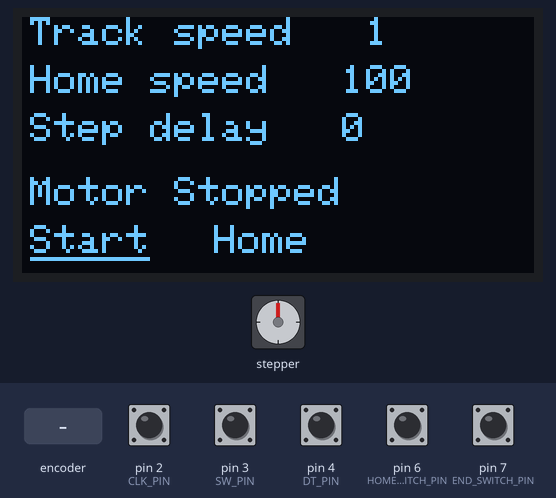
A sketch run on a simulated Arduino Uno, built with avr-gcc and run on an emulated ATmega328P. On the bench: 128×64 one-colour display, stepper motor. Inputs (shaded band) come from the test bench; at power-on: pin 2 (CLK_PIN), pin 3 (SW_PIN), pin 4 (DT_PIN), pin 6 (HOME_SWITCH_PIN), pin 7 (END_SWITCH_PIN) HIGH. Stepper angles assume 200 steps per turn; what the sketch prints to the serial monitor is not drawn.

Above: at 1.2 s.
1.3 s: pin 3 (SW_PIN) pulled LOW for 0.15 s
At 2.1 s:
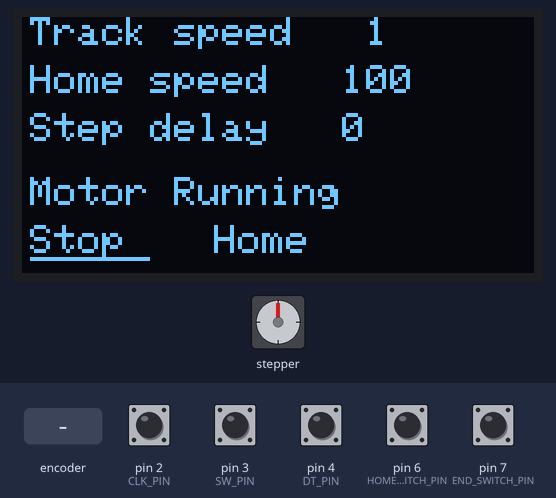
4.4 s: rotary encoder on pin 2 (CLK_PIN) / pin 4 (DT_PIN) turned 1 step (first pin leading)
At 6.1 s:
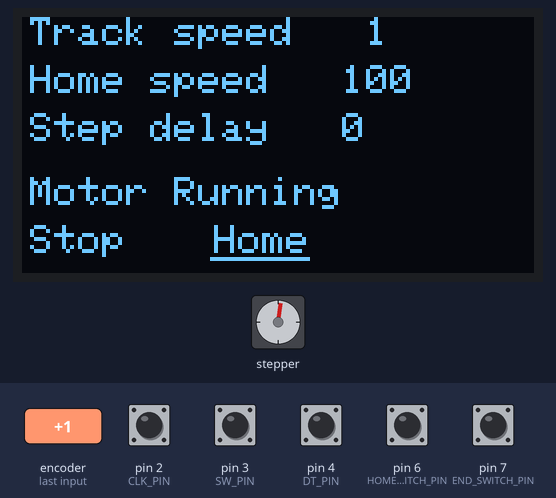
7.6 s: pin 3 (SW_PIN) pulled LOW for 1 s
At 7.79 s:
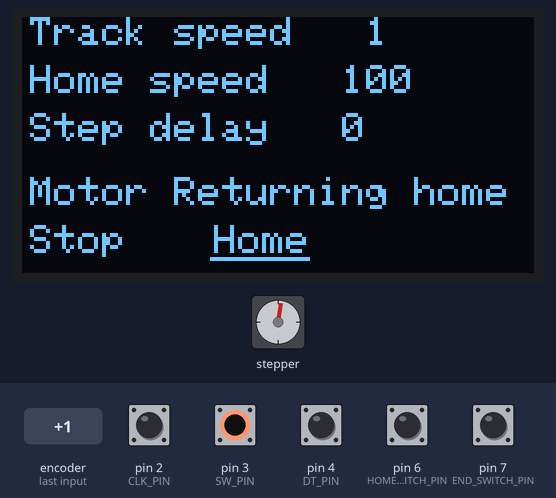
9.2 s: pin 6 (HOME_SWITCH_PIN) pulled LOW for 0.15 s
At 9.6 s:
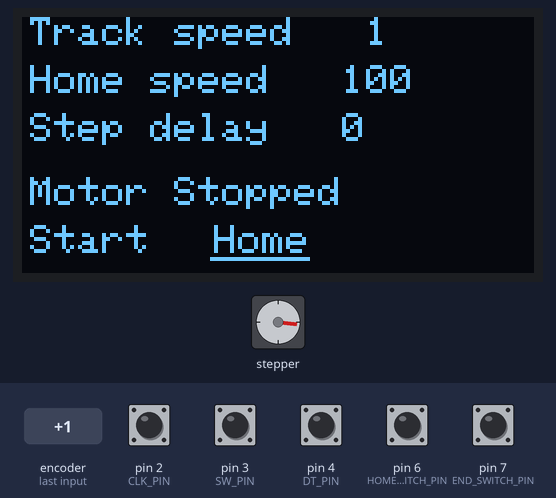
10.8 s: pin 3 (SW_PIN) pulled LOW for 0.15 s
At 11.29 s:
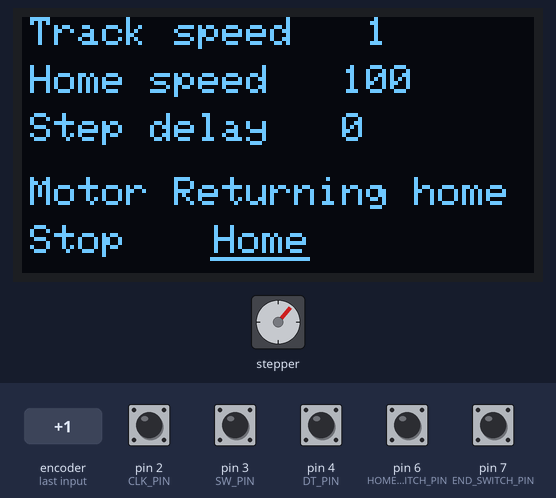
11.5 s: rotary encoder on pin 2 (CLK_PIN) / pin 4 (DT_PIN) turned 1 step (first pin leading)
At 11.99 s:
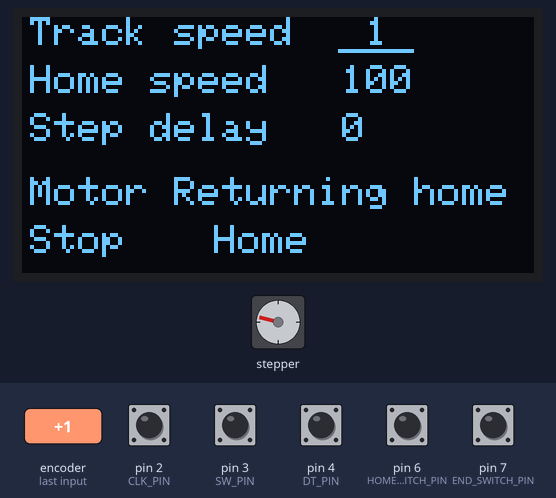
Timing chart, 0 to 17.9 s (numbered marks = the images above; inputs shaded):
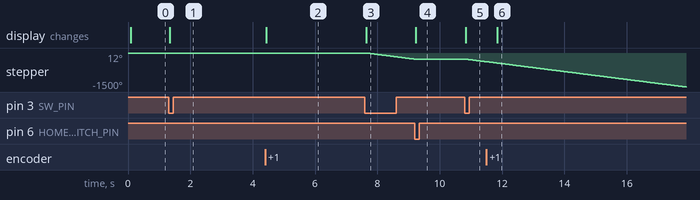

Measured:
- after the input at 4.4 s, the display: changes at once (image 2)
- after the input at 7.6 s, the display: changes at once (image 3)
- after the input at 9.2 s, stepper: stops changing and stays -263°; the display: changes at once (image 4)
- after the input at 10.8 s, stepper: turns 117° counter-clockwise in 0.65 s, starting after 0.05 s; the display: changes at once (image 5)
- after the input at 11.5 s, the display: changes after 0.34 s (image 6)

The sketch:

EQ-platform.ino
```cpp
/*
  Control stepper motor speed for EQ platform with option to set tracking speed or to return platform to home starting position

  Avgustin Tomsic
  August 2024
*/

#include <SPI.h>
#include <Wire.h>
#include <Adafruit_GFX.h>
#include <Adafruit_SSD1306.h>
#include <Bounce2.h>
#include <AccelStepper.h>
#include <EEPROM.h>

// rotary encoder pins
#define CLK_PIN 2  // rotary encoder clock pin
#define SW_PIN 3   // rotary encoder switch pin
#define DT_PIN 4   // rotary encoder data pin

// OLED display options
#define SCREEN_WIDTH 128     // OLED display width, in pixels
#define SCREEN_HEIGHT 64     // OLED display height, in pixels
#define OLED_RESET -1        // Reset pin # (or -1 if sharing Arduino reset pin)
#define SCREEN_ADDRESS 0x3C  // I2C device address

// Define switch pin
#define HOME_SWITCH_PIN 6  // home direction end switch pin
#define END_SWITCH_PIN 7   // end of tracking switch pin

bool editMode = false;                       // if we are in editing configuration mode
unsigned long lastUpdateEditModeScreen = 0;  // when we last updated screen in edit mode for blinking
bool editModeBlinkDark = false;              // toggle blinking in edit mode when value selected
int stepperTrackingSpeed = 1;                // variable for storing stepper tracking speed
int homeSpeed = 100;                         // variable for storing stepper home direction speed
int stepDelay = 0;                          // variable for storing delay between steps
int initialStepperTrackingSpeed = 1;         // variable for storing initial stepper tracking speed
int initialHomeSpeed = 100;                  // variable for storing initial stepper home direction speed
int initialStepDelay = 0;                    // variable for storing initial between steps delay
int motorRunning = 0;                        // variable to store if motor should be in running state 0-not running, 1-runnning forward, -1-running backward
int stepper_speed_address = 0;               // address to store stepper speed into EEPROM
int home_speed_address = 2;                  // address to store home direction speed in EEPROM
int step_delay_address = 4;                  // address to store delay between steps in EEPROM

// setup mode variables
uint8_t currentPageIndex = 4;
// Possible values:
// 1 - tracking speed
// 2 - home speed
// 3 - step delay
// 4 - start/pause/continue
// 5 - return home
// 6 - store config


// initialize objects
Adafruit_SSD1306 display(SCREEN_WIDTH, SCREEN_HEIGHT, &Wire, OLED_RESET);  // initialize OLED display
Bounce debouncerSwitch = Bounce();                                         // Create a Bounce object to prevent any glitches from rotary encoder switch
Bounce debouncerClk = Bounce();                                            // Create a Bounce object to prevent any glitches from rotary encoder clock signal
Bounce debouncerMotor = Bounce();                                          // Create a Bounce object to prevent any glitches from motor encoder clock signal

// Define a stepper motor 1 for arduino
// direction Digital 9 (CW), pulses Digital 8 (CLK)
AccelStepper stepper(1, 8, 9);

// display texts
char trackSpeedText[12] = "Track speed";
char homeSpeedText[11] = "Home speed";
char stepDelayText[11] = "Step delay";
char startButton[7] = "Start";
char stopButton[7] = "Stop";
char homeButton[7] = "Home";
char saveButton[7] = "Save";
char stoppedText[14] = "Motor Stopped";
char runningText[14] = "Motor Running";
char returningHomeText[21] = "Motor Returning home";

// initialize the controller
void setup() {
  Serial.begin(9600);  // opens serial port, sets data rate to 9600 bps
                       //Serial.println("Setup");
  // start communication with OLED screen
  if (!display.begin(SSD1306_SWITCHCAPVCC, SCREEN_ADDRESS)) {
    //Serial.println("Failed oled");
    while (1)
      ;  // Don't proceed, loop forever
  }

  // Serial.println("Initializing");
  // setup controller pins
  pinMode(CLK_PIN, INPUT_PULLUP);
  pinMode(DT_PIN, INPUT_PULLUP);
  pinMode(SW_PIN, INPUT_PULLUP);

  // Set home and end switch pin as input
  pinMode(HOME_SWITCH_PIN, INPUT_PULLUP);
  pinMode(END_SWITCH_PIN, INPUT_PULLUP);

  debouncerSwitch.attach(SW_PIN);  // Attach  debounce to the rotary encoder press pin
  debouncerSwitch.interval(2);     // Set debounce interval (in milliseconds)
  debouncerClk.attach(CLK_PIN);    // Attach to the rotary encoder clock pin
  debouncerClk.interval(2);        // Set debounce interval (in milliseconds)

  readSpeedConfigFromEeprom();

  // Change these to suit your stepper if you want
  stepper.setMaxSpeed(1000);  //1100
  stepper.setAcceleration(20);
  stepper.setSpeed(100);

  // clear and initialize the display
  display.clearDisplay();
  display.display();  // this command will display all the data which is in buffer
  display.setTextWrap(false);
  Serial.println(String(motorRunning));
  updateMainScreen();
  //Serial.println("Initialized");
}

// main microcontroller loop
void loop() {
  // Update the debouncer
  debouncerSwitch.update();
  debouncerClk.update();

  // Read debounced rotary encoder press button state
  if (debouncerSwitch.fell()) {
    encoderPressed();
  }

  // Read debounced rotary encoder rotating clock event
  if (debouncerClk.fell()) {
    encoderRotated();
  }

  if (editMode) {
    // edit mode
    if (checkTimeoutExpired(lastUpdateEditModeScreen, 300)) {  // update the screen every 300 miliseconds to show that blinking animation on selected value
      editModeBlinkDark = !editModeBlinkDark;                  // toggle between visible or hidden selected value
      lastUpdateEditModeScreen = millis();                     // store last time we toggled the stare for next itteration
      updateMainScreen();                                      // update screen in edit mode
    }
  } else {
    // normal mode
    runTheStepper();
    //updateMainScreen();
  }
}

// run the stepper motor if needed
void runTheStepper() {
  if (motorRunning != 0) {
    // check end position reached
    if (motorRunning > 0 && !digitalRead(END_SWITCH_PIN)) {
      motorRunning = 0;
      updateMainScreen();
    } else if (motorRunning < 0 && !digitalRead(HOME_SWITCH_PIN)) {
      motorRunning = 0;
      updateMainScreen();
    } else {
      stepper.runSpeed();
      // add delay only for normal operation not for returning home
      if (stepDelay!=0 && motorRunning > 0 ){
        delay(stepDelay);
      }
    }
  }
}

// common function to check if different timeouts already expired from last change
bool checkTimeoutExpired(unsigned long lastChange, unsigned int timeoutDuration) {
  unsigned long currentMillis = millis();
  return ((currentMillis - lastChange) >= timeoutDuration);
}


// display main screen info in normal operation - switch between different screens
void updateMainScreen() {
  display.fillRect(0, 0, 128, 64, SSD1306_BLACK);
  display.setTextSize(1);
  display.setTextColor(WHITE);

  // show main screen with all valuable information
  display.setCursor(2, 0);
  display.println(trackSpeedText);

  char trackSpeed[5];
  sprintf(trackSpeed, "%2d", stepperTrackingSpeed);
  display.setCursor(80, 0);
  display.print(trackSpeed);

  display.setCursor(2, 12);
  display.print(homeSpeedText);

  char homeSpeedValue[5];
  sprintf(homeSpeedValue, "%0d", homeSpeed);
  display.setCursor(80, 12);
  display.print(homeSpeedValue);

  display.setCursor(2, 24);
  display.print(stepDelayText);

  char stepDelayValue[5];
  sprintf(stepDelayValue, "%0d", stepDelay);
  display.setCursor(80, 24);
  display.print(stepDelayValue);

  display.setCursor(2, 52);
  display.print(motorRunning == 0 ? startButton : stopButton);

  display.setCursor(48, 52);
  display.print(homeButton);

  if (stepperTrackingSpeed != initialStepperTrackingSpeed || homeSpeed != initialHomeSpeed || stepDelay != initialStepDelay) {
    display.setCursor(92, 52);
    display.print(saveButton);
  }

  display.setCursor(2, 40);
  //Serial.println(String(motorRunning));
  // Serial.println("Motor");
  //Serial.println(String(motorRunning));
  if (motorRunning == 0) {
    display.print(stoppedText);
  } else if (motorRunning == 1) {
    display.print(runningText);
  } else if (motorRunning == -1) {
    display.print(returningHomeText);
  }
  if (editMode) {
    // one of options selected to edit - blink that option
    if (editModeBlinkDark) {
      switch (currentPageIndex) {
        case 1:  // tracking speed
          display.fillRect(79, 0, 20, 10, SSD1306_BLACK);
          break;
        case 2:  // home speed
          display.fillRect(79, 12, 20, 10, SSD1306_BLACK);
          break;
        case 3:  // step delay
          display.fillRect(79, 24, 20, 10, SSD1306_BLACK);
          break;
      }
    }
  } else {
    // Possible values:
    // 1 - tracking speed
    // 2 - home speed
    // 3 - step delay
    // 4 - start
    // 5 - return home
    // 6 - save config
    //Serial.println(String(currentPageIndex));
    switch (currentPageIndex) {
      case 1:  // tracking speed
        display.drawFastHLine(79, 8, 19, WHITE);
        break;
      case 2:  // home speed
        display.drawFastHLine(79, 21, 19, WHITE);
        break;
      case 3:  // step delay
        display.drawFastHLine(79, 34, 19, WHITE);
        break;
      case 4:  // start
        display.drawFastHLine(2, 60, 30, WHITE);
        break;
      case 5:  // return home
        display.drawFastHLine(47, 60, 25, WHITE);
        break;
      case 6:  // save configuration
        if (stepperTrackingSpeed != initialStepperTrackingSpeed || homeSpeed != initialHomeSpeed || stepDelay != initialStepDelay) {
          display.drawFastHLine(90, 60, 25, WHITE);
        }
        break;
    }
  }

  display.display();
}

//user presses encoder button
void encoderPressed() {
  //Serial.println("p");
  if (editMode) {
    editMode = false;
  } else {
    // currently not in edit mode and button pressed
    switch (currentPageIndex) {
      case 1:  // tracking speed
        editMode = true;
        motorRunning = 0;  // stop rotating
        break;
      case 2:  // home speed
        editMode = true;
        motorRunning = 0;  // stop rotating
        break;
      case 3:  // step delay
        editMode = true;
        motorRunning = 0;  // stop rotating
        break;
      case 4:  // start
        startStopButtonPressed();
        break;
      case 5:  // return home
        returnHomePressed();
        break;
      case 6:  // save configuration
        saveSpeedConfiguration();
        currentPageIndex = 0;
        break;
    }
  }
  updateMainScreen();
}

// event when user is rotating the rotary encoder button
void encoderRotated() {
  int8_t change = 0;
  //Serial.println("r");
  int dtState = digitalRead(DT_PIN);
  if (dtState == HIGH) {
    change = 1;  // rotated clockwise
  } else {
    change = -1;  // rotated anticlockwise
  }
  if (editMode) {  // edit mode
    switch (currentPageIndex) {
      case 1:  // tracking speed
        stepperTrackingSpeed = stepperTrackingSpeed + change;
        if (stepperTrackingSpeed < 1) {
          stepperTrackingSpeed = 1;
        } else if (stepperTrackingSpeed > 1000) {
          stepperTrackingSpeed = 1000;
        }
        break;
      case 2:  // home speed
        homeSpeed = homeSpeed + change;
        if (homeSpeed < 1) {
          homeSpeed = 1;
        } else if (homeSpeed > 1000) {
          homeSpeed = 1000;
        }
        break;
      case 3:  // step delay
        stepDelay = stepDelay + change;
        if (stepDelay < 0) {
          stepDelay = 0;
        } else if (stepDelay > 200) {
          stepDelay = 200;
        }
        break;
    }
  } else {
    // rotate between options
    currentPageIndex = currentPageIndex + change;
    int maxPage = 5;
    if (stepperTrackingSpeed != initialStepperTrackingSpeed || homeSpeed != initialHomeSpeed || stepDelay != initialStepDelay) {
      maxPage = 6;
    }
    if (currentPageIndex < 1) {
      currentPageIndex = maxPage;
    } else if (currentPageIndex > maxPage) {
      currentPageIndex = 1;
    }
  }
  updateMainScreen();
}

void startStopButtonPressed() {
  stepper.setSpeed(stepperTrackingSpeed);
  stepper.setAcceleration(20);
  motorRunning = motorRunning != 0 ? 0 : 1;
}

void returnHomePressed() {
  stepper.setSpeed(-homeSpeed);
  stepper.setAcceleration(20);
  motorRunning = -1;
}

void saveSpeedConfiguration() {
  writeIntIntoEEPROM(stepper_speed_address, stepperTrackingSpeed);
  writeIntIntoEEPROM(home_speed_address, homeSpeed);
  writeIntIntoEEPROM(step_delay_address, stepDelay);
  initialStepperTrackingSpeed = stepperTrackingSpeed;
  initialHomeSpeed = homeSpeed;
  initialStepDelay = stepDelay;
}

void writeIntIntoEEPROM(int address, int number) {
  byte byte1 = number >> 8;          // Get the higher 8 bits
  byte byte2 = number & 0xFF;        // Get the lower 8 bits
  EEPROM.write(address, byte1);      // Store the first byte
  EEPROM.write(address + 1, byte2);  // Store the second byte
}

void readSpeedConfigFromEeprom() {
  int trackingSpeedValue = (EEPROM.read(stepper_speed_address) << 8) | EEPROM.read(stepper_speed_address + 1);  // Read tracking speed
  int homeSpeedValue = (EEPROM.read(home_speed_address) << 8) | EEPROM.read(home_speed_address + 1);            // Read home speed
  int stepDelayValue = (EEPROM.read(step_delay_address) << 8) | EEPROM.read(step_delay_address + 1);            // Read step delay

  // Check if the values are valid (not undefined)
  if (trackingSpeedValue != 0xFFFF) {
    stepperTrackingSpeed = trackingSpeedValue;
  } else {
    // Values are undefined (EEPROM was cleared or uninitialized)
    stepperTrackingSpeed = 1;
  }

  if (homeSpeedValue != 0xFFFF) {
    homeSpeed = homeSpeedValue;
  } else {
    // Values are undefined (EEPROM was cleared or uninitialized)
    homeSpeed = 100;
  }

  if (stepDelayValue != 0xFFFF) {
    stepDelay = stepDelayValue;
  } else {
    // Values are undefined (EEPROM was cleared or uninitialized)
    stepDelay = 0;
  }
  initialStepperTrackingSpeed = stepperTrackingSpeed;
  initialHomeSpeed = homeSpeed;
  initialStepDelay = stepDelay;
}
```
